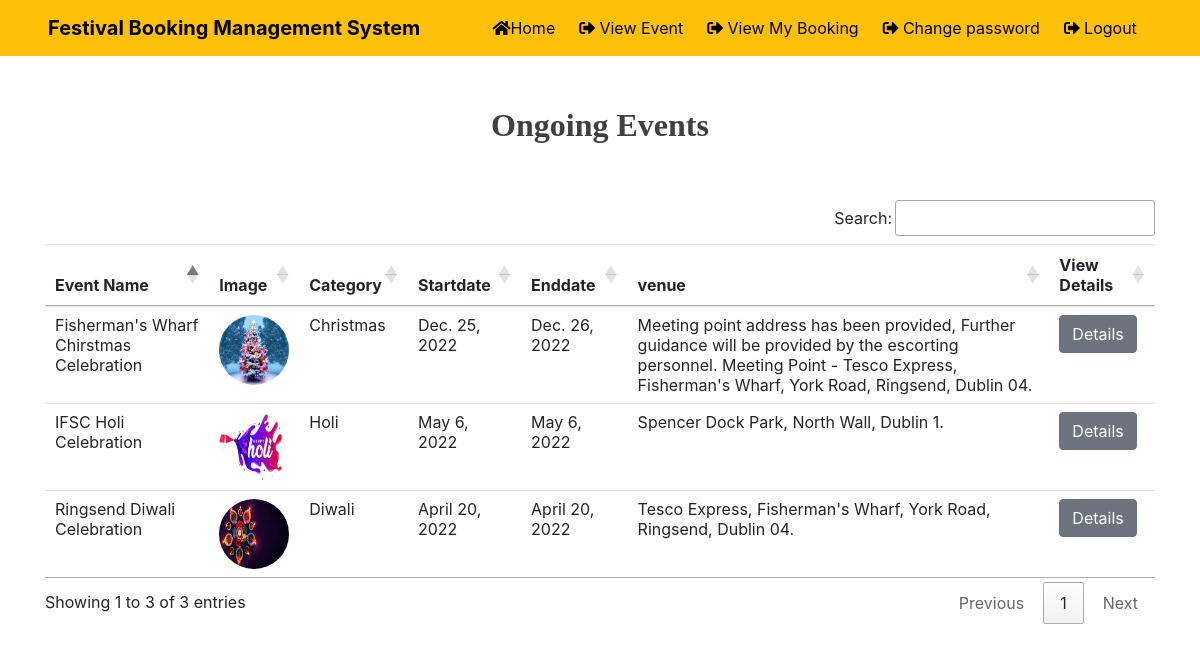
The app's page /view_eventuser (signed in) with its own data.
### EBS2021/models.py (models this page shows, shortened)
class Event(models.Model):
    eventname=models.CharField(max_length=100,null=True)
    image = models.FileField(null=True)
    category=models.CharField(max_length=100,null=True)
    description = models.CharField(max_length=300,null=True)
    startdate=models.DateField(null=True)
    enddate=models.DateField(null=True)
    venue=models.CharField(max_length=300,null=True)
    entryprice=models.CharField(max_length=100,null=True)
    creationdate = models.DateTimeField(default=datetime.now, blank=True)

### EBS2021/views.py (the view)
# urls.py: path('view_eventuser', view_eventuser ,name="view_eventuser"),
def view_eventuser(request):
    if not request.user.is_authenticated:
        return redirect('userLogin')
    event = Event.objects.all()
    d = {'event':event}
    return render(request ,"view_eventuser.html",d)

### EBS2021/templates/view_eventuser.html (shortened to what this page needs)
{% load static %}
{% block body %}
{% include 'navigation.html' %}
<link rel = stylesheet href="https://cdn.datatables.net/1.10.20/css/jquery.dataTables.min.css">
<link rel = stylesheet href="https://cdn.datatables.net/buttons/1.6.1/css/buttons.dataTables.min.css">
<div class="container" style="margin-top: 50px;">
    <h2 class = "text-center" style = "color : #404040 ; font-weight : bold ;
    font-family : Castellar"> Ongoing Events</h2>
<br><br>
<table class="table table-hover table-responsive-lg"id="example">
    <thead>
        <tr>
            <th>Event Name</th>
            <th>Image</th>
            <th>Category</th>
            <th>Startdate</th>
            <th>Enddate</th>
            <th>venue</th>
            <th>View Details</th>
        </tr>
    </thead>
    <tbody>
        {% for i in event %}
        <tr>
            <td>{{i.eventname}}</td>
            <td><img src="{{i.image.url}}" style="width: 70px; height: 70px;border-radius: 50%;"></td>
            <td>{{i.category}}</td>
            <td>{{i.startdate}}</td>
            <td>{{i.enddate}}</td>
            <td>{{i.venue}}</td>
            <td><a href="{% url 'view_details' i.id %}" class="btn btn-secondary">Details</a></td>
        </tr>
        {% endfor %}
    </tbody>
</table>
</div>
{% endblock %}

### records on screen
Event: eventname "Ringsend Diwali Celebration", image (picture), category "Diwali", startdate "April 20, 2022", enddate "April 20, 2022", venue "Tesco Express, Fisherman's Wharf, York Road, Ringsend, Dublin 04."
Event: eventname "IFSC Holi Celebration", image (picture), category "Holi", startdate "May 6, 2022", enddate "May 6, 2022", venue "Spencer Dock Park, North Wall, Dublin 1."
Event: eventname "Fisherman's Wharf Chirstmas Celebration", image (picture), category "Christmas", startdate "Dec. 25, 2022", enddate "Dec. 26, 2022", venue "Meeting point address has been provided, Further guidance will be provided by the escorting personnel. Meeting Point - Tesco Express, Fisherman's Wharf, York Road, Ringsend, Dublin 04."
